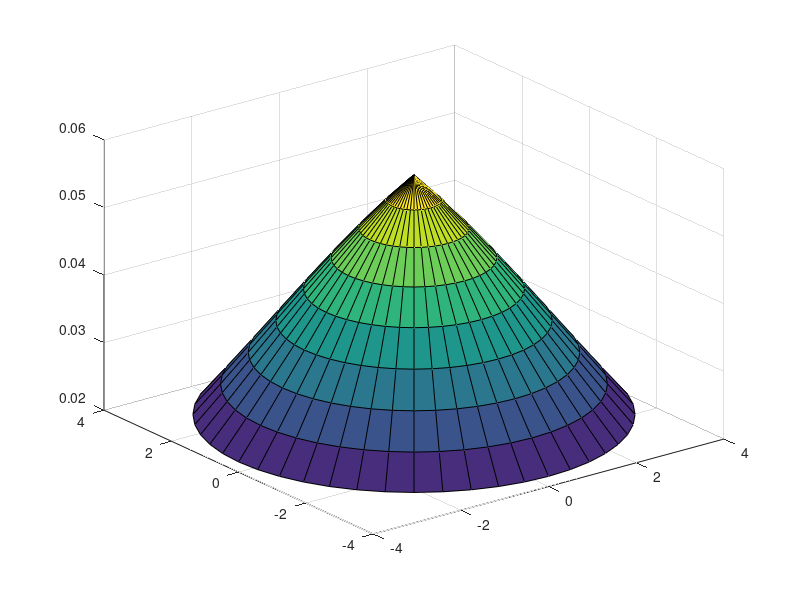

Reproduce this figure in MATLAB.

d=8;
h=.25;
E=30*10^6;
v=.3;
q=150;
a=d/2;
r = 0:.5:a;
theta = 0:pi/24:2*pi;
[R, THETA] = meshgrid(r,theta);

D=(E*h^3)/(12*(1-v^2));

W=((q.*(a.^2-R.*2))./(64.*D)).*(((5+v)./(1+v)).*a.^2-R.^2);

X = R.*cos(THETA);
Y = R.*sin(THETA);
surf (X,Y,W)
disp(max(max(W)))
